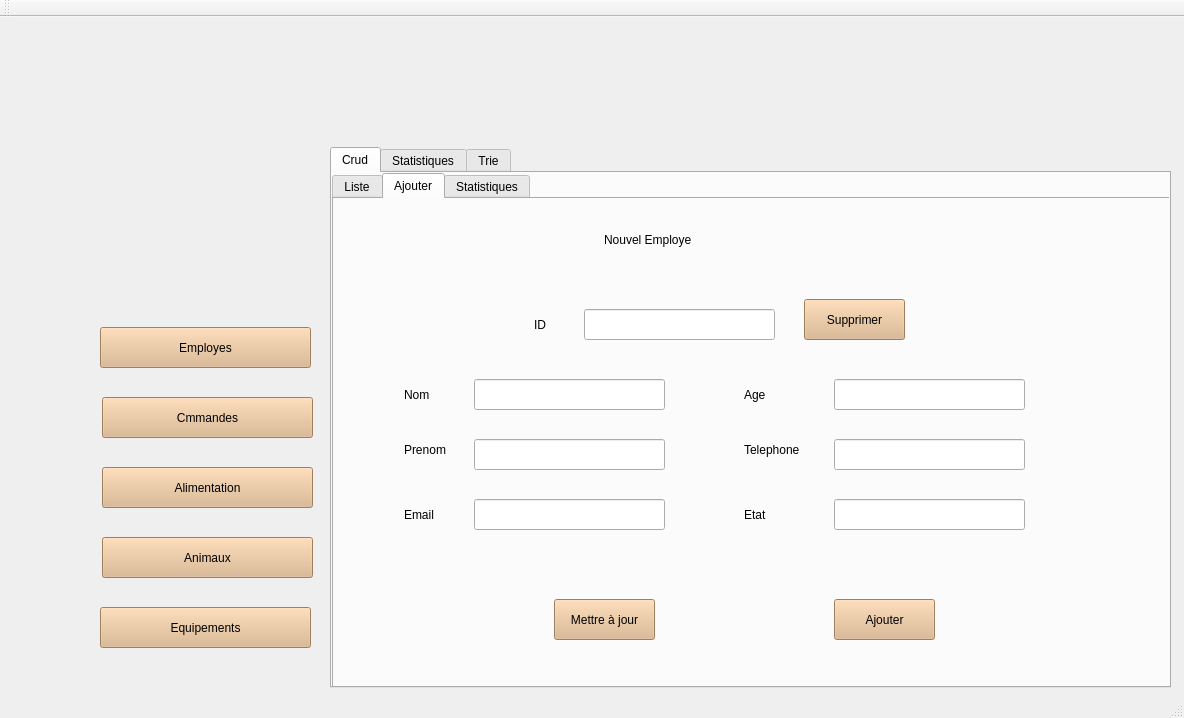
<?xml version="1.0" encoding="UTF-8"?>
<ui version="4.0">
 <class>MainWindow</class>
 <widget class="QMainWindow" name="MainWindow">
  <property name="geometry">
   <rect>
    <x>0</x>
    <y>0</y>
    <width>1184</width>
    <height>718</height>
   </rect>
  </property>
  <property name="windowTitle">
   <string>Gestion des Clients</string>
  </property>
  <widget class="QWidget" name="centralWidget">
   <widget class="QLabel" name="employes">
    <property name="geometry">
     <rect>
      <x>-40</x>
      <y>0</y>
      <width>1341</width>
      <height>741</height>
     </rect>
    </property>
    <property name="styleSheet">
     <string notr="true">image: url(:/new/prefix1/imggg.png);</string>
    </property>
    <property name="text">
     <string/>
    </property>
   </widget>
   <widget class="QPushButton" name="EQUIPEMENTS">
    <property name="geometry">
     <rect>
      <x>100</x>
      <y>590</y>
      <width>211</width>
      <height>41</height>
     </rect>
    </property>
    <property name="styleSheet">
     <string notr="true">color: rgb(0, 0, 0);

font: 18pt &quot;Playbill&quot;;
background-color: rgb(218, 178, 133);</string>
    </property>
    <property name="text">
     <string>Equipements</string>
    </property>
   </widget>
   <widget class="QPushButton" name="EMPLOYES">
    <property name="geometry">
     <rect>
      <x>100</x>
      <y>310</y>
      <width>211</width>
      <height>41</height>
     </rect>
    </property>
    <property name="styleSheet">
     <string notr="true">color: rgb(0, 0, 0);

font: 18pt &quot;Playbill&quot;;
background-color: rgb(218, 178, 133);</string>
    </property>
    <property name="text">
     <string>Employes</string>
    </property>
   </widget>
   <widget class="QPushButton" name="COMMANDES">
    <property name="geometry">
     <rect>
      <x>102</x>
      <y>380</y>
      <width>211</width>
      <height>41</height>
     </rect>
    </property>
    <property name="styleSheet">
     <string notr="true">color: rgb(0, 0, 0);

font: 18pt &quot;Playbill&quot;;
background-color: rgb(218, 178, 133);</string>
    </property>
    <property name="text">
     <string>Cmmandes</string>
    </property>
   </widget>
   <widget class="QPushButton" name="ALIMENTATION">
    <property name="geometry">
     <rect>
      <x>102</x>
      <y>450</y>
      <width>211</width>
      <height>41</height>
     </rect>
    </property>
    <property name="styleSheet">
     <string notr="true">color: rgb(0, 0, 0);

font: 18pt &quot;Playbill&quot;;
background-color: rgb(218, 178, 133);</string>
    </property>
    <property name="text">
     <string>Alimentation</string>
    </property>
   </widget>
   <widget class="QPushButton" name="ANIMAUX">
    <property name="geometry">
     <rect>
      <x>102</x>
      <y>520</y>
      <width>211</width>
      <height>41</height>
     </rect>
    </property>
    <property name="styleSheet">
     <string notr="true">color: rgb(0, 0, 0);

font: 18pt &quot;Playbill&quot;;
background-color: rgb(218, 178, 133);</string>
    </property>
    <property name="text">
     <string>Animaux</string>
    </property>
   </widget>
   <widget class="QTabWidget" name="metiers">
    <property name="geometry">
     <rect>
      <x>330</x>
      <y>130</y>
      <width>841</width>
      <height>541</height>
     </rect>
    </property>
    <property name="currentIndex">
     <number>0</number>
    </property>
    <widget class="QWidget" name="CRUD">
     <attribute name="title">
      <string>Crud</string>
     </attribute>
     <widget class="QTabWidget" name="crud">
      <property name="geometry">
       <rect>
        <x>0</x>
        <y>0</y>
        <width>841</width>
        <height>521</height>
       </rect>
      </property>
      <property name="toolTip">
       <string>kj l </string>
      </property>
      <property name="tabShape">
       <enum>QTabWidget::Rounded</enum>
      </property>
      <property name="currentIndex">
       <number>1</number>
      </property>
      <property name="iconSize">
       <size>
        <width>45</width>
        <height>45</height>
       </size>
      </property>
      <property name="elideMode">
       <enum>Qt::ElideMiddle</enum>
      </property>
      <property name="usesScrollButtons">
       <bool>true</bool>
      </property>
      <property name="documentMode">
       <bool>false</bool>
      </property>
      <widget class="QWidget" name="liste">
       <attribute name="title">
        <string>Liste</string>
       </attribute>
       <widget class="QLabel" name="label">
        <property name="geometry">
         <rect>
          <x>340</x>
          <y>0</y>
          <width>161</width>
          <height>51</height>
         </rect>
        </property>
        <property name="styleSheet">
         <string notr="true">color: rgb(0, 0, 0);

font: 24pt &quot;Playbill&quot;;
</string>
        </property>
        <property name="text">
         <string>Employes</string>
        </property>
       </widget>
       <widget class="QLabel" name="back1_4">
        <property name="geometry">
         <rect>
          <x>-280</x>
          <y>-340</y>
          <width>1381</width>
          <height>1171</height>
         </rect>
        </property>
        <property name="styleSheet">
         <string notr="true">image: url(:/new/prefix1/imgeee.png);</string>
        </property>
        <property name="text">
         <string/>
        </property>
       </widget>
       <widget class="QLineEdit" name="CHERCHER">
        <property name="geometry">
         <rect>
          <x>30</x>
          <y>280</y>
          <width>211</width>
          <height>51</height>
         </rect>
        </property>
       </widget>
       <widget class="QPushButton" name="chercher">
        <property name="geometry">
         <rect>
          <x>270</x>
          <y>290</y>
          <width>101</width>
          <height>41</height>
         </rect>
        </property>
        <property name="styleSheet">
         <string notr="true">color: rgb(0, 0, 0);

font: 15pt &quot;Playbill&quot;;
background-color: rgb(218, 178, 133);</string>
        </property>
        <property name="text">
         <string>Chercher</string>
        </property>
       </widget>
       <widget class="QLabel" name="CHER">
        <property name="geometry">
         <rect>
          <x>180</x>
          <y>290</y>
          <width>71</width>
          <height>31</height>
         </rect>
        </property>
        <property name="styleSheet">
         <string notr="true">image: url(:/new/prefix2/img.png);</string>
        </property>
        <property name="text">
         <string/>
        </property>
       </widget>
       <widget class="QTableView" name="aff3">
        <property name="geometry">
         <rect>
          <x>0</x>
          <y>380</y>
          <width>831</width>
          <height>91</height>
         </rect>
        </property>
        <property name="styleSheet">
         <string notr="true"/>
        </property>
       </widget>
       <widget class="QTableView" name="aff">
        <property name="geometry">
         <rect>
          <x>10</x>
          <y>60</y>
          <width>811</width>
          <height>201</height>
         </rect>
        </property>
       </widget>
       <widget class="QPushButton" name="TRIER">
        <property name="geometry">
         <rect>
          <x>520</x>
          <y>290</y>
          <width>101</width>
          <height>41</height>
         </rect>
        </property>
        <property name="styleSheet">
         <string notr="true">color: rgb(0, 0, 0);

font: 15pt &quot;Playbill&quot;;
background-color: rgb(218, 178, 133);</string>
        </property>
        <property name="text">
         <string>Trier</string>
        </property>
       </widget>
       <zorder>back1_4</zorder>
       <zorder>label</zorder>
       <zorder>CHERCHER</zorder>
       <zorder>chercher</zorder>
       <zorder>CHER</zorder>
       <zorder>aff3</zorder>
       <zorder>aff</zorder>
       <zorder>TRIER</zorder>
      </widget>
      <widget class="QWidget" name="ajouter">
       <attribute name="title">
        <string>Ajouter</string>
       </attribute>
       <widget class="QLabel" name="ajt_emp">
        <property name="geometry">
         <rect>
          <x>270</x>
          <y>10</y>
          <width>211</width>
          <height>61</height>
         </rect>
        </property>
        <property name="styleSheet">
         <string notr="true">color: rgb(0, 0, 0);

font: 23pt &quot;Playbill&quot;;

</string>
        </property>
        <property name="text">
         <string>Nouvel Employe</string>
        </property>
       </widget>
       <widget class="QLabel" name="ID">
        <property name="geometry">
         <rect>
          <x>200</x>
          <y>110</y>
          <width>101</width>
          <height>31</height>
         </rect>
        </property>
        <property name="styleSheet">
         <string notr="true">color: rgb(0, 0, 0);

font: 19pt &quot;Playbill&quot;;
</string>
        </property>
        <property name="text">
         <string>ID</string>
        </property>
       </widget>
       <widget class="QLineEdit" name="PRENOM1">
        <property name="geometry">
         <rect>
          <x>140</x>
          <y>240</y>
          <width>191</width>
          <height>31</height>
         </rect>
        </property>
       </widget>
       <widget class="QLineEdit" name="TEL1">
        <property name="geometry">
         <rect>
          <x>500</x>
          <y>240</y>
          <width>191</width>
          <height>31</height>
         </rect>
        </property>
       </widget>
       <widget class="QLineEdit" name="AGE">
        <property name="geometry">
         <rect>
          <x>500</x>
          <y>180</y>
          <width>191</width>
          <height>31</height>
         </rect>
        </property>
       </widget>
       <widget class="QLabel" name="etat">
        <property name="geometry">
         <rect>
          <x>410</x>
          <y>300</y>
          <width>81</width>
          <height>31</height>
         </rect>
        </property>
        <property name="styleSheet">
         <string notr="true">color: rgb(0, 0, 0);

font: 21pt &quot;Playbill&quot;;

</string>
        </property>
        <property name="text">
         <string>Etat</string>
        </property>
       </widget>
       <widget class="QLineEdit" name="ETAT1">
        <property name="geometry">
         <rect>
          <x>500</x>
          <y>300</y>
          <width>191</width>
          <height>31</height>
         </rect>
        </property>
       </widget>
       <widget class="QLabel" name="email">
        <property name="geometry">
         <rect>
          <x>70</x>
          <y>300</y>
          <width>71</width>
          <height>31</height>
         </rect>
        </property>
        <property name="styleSheet">
         <string notr="true">color: rgb(0, 0, 0);

font: 19pt &quot;Playbill&quot;;
</string>
        </property>
        <property name="text">
         <string>Email</string>
        </property>
       </widget>
       <widget class="QLabel" name="prenom">
        <property name="geometry">
         <rect>
          <x>70</x>
          <y>230</y>
          <width>71</width>
          <height>41</height>
         </rect>
        </property>
        <property name="styleSheet">
         <string notr="true">color: rgb(0, 0, 0);

font: 19pt &quot;Playbill&quot;;
</string>
        </property>
        <property name="text">
         <string>Prenom</string>
        </property>
       </widget>
       <widget class="QPushButton" name="AJOUTER1">
        <property name="geometry">
         <rect>
          <x>500</x>
          <y>400</y>
          <width>101</width>
          <height>41</height>
         </rect>
        </property>
        <property name="styleSheet">
         <string notr="true">color: rgb(0, 0, 0);

font: 15pt &quot;Playbill&quot;;
background-color: rgb(218, 178, 133);</string>
        </property>
        <property name="text">
         <string>Ajouter</string>
        </property>
       </widget>
       <widget class="QLabel" name="tel">
        <property name="geometry">
         <rect>
          <x>410</x>
          <y>230</y>
          <width>111</width>
          <height>41</height>
         </rect>
        </property>
        <property name="styleSheet">
         <string notr="true">color: rgb(0, 0, 0);

font: 19pt &quot;Playbill&quot;;
</string>
        </property>
        <property name="text">
         <string>Telephone</string>
        </property>
       </widget>
       <widget class="QLineEdit" name="EMAIL1">
        <property name="geometry">
         <rect>
          <x>140</x>
          <y>300</y>
          <width>191</width>
          <height>31</height>
         </rect>
        </property>
       </widget>
       <widget class="QLabel" name="age">
        <property name="geometry">
         <rect>
          <x>410</x>
          <y>170</y>
          <width>91</width>
          <height>51</height>
         </rect>
        </property>
        <property name="styleSheet">
         <string notr="true">color: rgb(0, 0, 0);

font: 19pt &quot;Playbill&quot;;
</string>
        </property>
        <property name="text">
         <string>Age</string>
        </property>
       </widget>
       <widget class="QLabel" name="Nom">
        <property name="geometry">
         <rect>
          <x>70</x>
          <y>180</y>
          <width>81</width>
          <height>31</height>
         </rect>
        </property>
        <property name="styleSheet">
         <string notr="true">color: rgb(0, 0, 0);

font:19pt &quot;Playbill&quot;;
</string>
        </property>
        <property name="text">
         <string>Nom</string>
        </property>
       </widget>
       <widget class="QLineEdit" name="NOM1">
        <property name="geometry">
         <rect>
          <x>140</x>
          <y>180</y>
          <width>191</width>
          <height>31</height>
         </rect>
        </property>
       </widget>
       <widget class="QLineEdit" name="ID1">
        <property name="geometry">
         <rect>
          <x>250</x>
          <y>110</y>
          <width>191</width>
          <height>31</height>
         </rect>
        </property>
        <property name="maxLength">
         <number>6</number>
        </property>
       </widget>
       <widget class="QLabel" name="back1_2">
        <property name="geometry">
         <rect>
          <x>-270</x>
          <y>-370</y>
          <width>1381</width>
          <height>1171</height>
         </rect>
        </property>
        <property name="styleSheet">
         <string notr="true">image: url(:/new/prefix1/imgeee.png);</string>
        </property>
        <property name="text">
         <string/>
        </property>
       </widget>
       <widget class="QPushButton" name="miseajour">
        <property name="geometry">
         <rect>
          <x>220</x>
          <y>400</y>
          <width>101</width>
          <height>41</height>
         </rect>
        </property>
        <property name="styleSheet">
         <string notr="true">color: rgb(0, 0, 0);

font: 15pt &quot;Playbill&quot;;
background-color: rgb(218, 178, 133);</string>
        </property>
        <property name="text">
         <string>Mettre à jour</string>
        </property>
       </widget>
       <widget class="QPushButton" name="SUPPRIMER1">
        <property name="geometry">
         <rect>
          <x>470</x>
          <y>100</y>
          <width>101</width>
          <height>41</height>
         </rect>
        </property>
        <property name="styleSheet">
         <string notr="true">color: rgb(0, 0, 0);

font: 15pt &quot;Playbill&quot;;
background-color: rgb(218, 178, 133);</string>
        </property>
        <property name="text">
         <string>Supprimer</string>
        </property>
       </widget>
       <zorder>back1_2</zorder>
       <zorder>ajt_emp</zorder>
       <zorder>TEL1</zorder>
       <zorder>AGE</zorder>
       <zorder>etat</zorder>
       <zorder>ETAT1</zorder>
       <zorder>AJOUTER1</zorder>
       <zorder>tel</zorder>
       <zorder>age</zorder>
       <zorder>ID</zorder>
       <zorder>ID1</zorder>
       <zorder>NOM1</zorder>
       <zorder>Nom</zorder>
       <zorder>prenom</zorder>
       <zorder>email</zorder>
       <zorder>EMAIL1</zorder>
       <zorder>PRENOM1</zorder>
       <zorder>miseajour</zorder>
       <zorder>SUPPRIMER1</zorder>
      </widget>
      <widget class="QWidget" name="STATISTIQUE">
       <attribute name="title">
        <string>Statistiques</string>
       </attribute>
       <widget class="QLabel" name="back1">
        <property name="geometry">
         <rect>
          <x>-280</x>
          <y>-370</y>
          <width>1381</width>
          <height>1171</height>
         </rect>
        </property>
        <property name="styleSheet">
         <string notr="true">image: url(:/new/prefix1/imgeee.png);</string>
        </property>
        <property name="text">
         <string/>
        </property>
       </widget>
       <widget class="QLabel" name="label_2">
        <property name="geometry">
         <rect>
          <x>210</x>
          <y>20</y>
          <width>351</width>
          <height>121</height>
         </rect>
        </property>
        <property name="styleSheet">
         <string notr="true">color: rgb(0, 0, 0);

font: 23pt &quot;Playbill&quot;;

</string>
        </property>
        <property name="text">
         <string>Statistiques d'âge des employes</string>
        </property>
       </widget>
       <widget class="QListWidget" name="listWidget">
        <property name="geometry">
         <rect>
          <x>130</x>
          <y>140</y>
          <width>501</width>
          <height>301</height>
         </rect>
        </property>
        <property name="styleSheet">
         <string notr="true">background-color: rgb(218, 178, 133);</string>
        </property>
       </widget>
       <widget class="QLabel" name="STAT">
        <property name="geometry">
         <rect>
          <x>180</x>
          <y>170</y>
          <width>491</width>
          <height>221</height>
         </rect>
        </property>
        <property name="styleSheet">
         <string notr="true">color: rgb(0, 0, 0);

font: 19pt &quot;Playbill&quot;;
</string>
        </property>
        <property name="text">
         <string/>
        </property>
       </widget>
      </widget>
     </widget>
    </widget>
    <widget class="QWidget" name="statistique">
     <attribute name="title">
      <string>Statistiques</string>
     </attribute>
     <widget class="QLabel" name="back1_5">
      <property name="geometry">
       <rect>
        <x>-460</x>
        <y>-450</y>
        <width>1751</width>
        <height>1371</height>
       </rect>
      </property>
      <property name="styleSheet">
       <string notr="true">image: url(:/new/prefix1/imgeee.png);</string>
      </property>
      <property name="text">
       <string/>
      </property>
     </widget>
    </widget>
    <widget class="QWidget" name="trier">
     <attribute name="title">
      <string>Trie</string>
     </attribute>
     <widget class="QLabel" name="back1_6">
      <property name="geometry">
       <rect>
        <x>170</x>
        <y>190</y>
        <width>1751</width>
        <height>1371</height>
       </rect>
      </property>
      <property name="styleSheet">
       <string notr="true">image: url(:/new/prefix1/imgeee.png);</string>
      </property>
      <property name="text">
       <string/>
      </property>
     </widget>
     <widget class="QLabel" name="back1_7">
      <property name="geometry">
       <rect>
        <x>-570</x>
        <y>-390</y>
        <width>1971</width>
        <height>1271</height>
       </rect>
      </property>
      <property name="styleSheet">
       <string notr="true">image: url(:/new/prefix1/imgeee.png);</string>
      </property>
      <property name="text">
       <string/>
      </property>
     </widget>
    </widget>
   </widget>
   <zorder>employes</zorder>
   <zorder>metiers</zorder>
   <zorder>EQUIPEMENTS</zorder>
   <zorder>EMPLOYES</zorder>
   <zorder>COMMANDES</zorder>
   <zorder>ALIMENTATION</zorder>
   <zorder>ANIMAUX</zorder>
  </widget>
  <widget class="QToolBar" name="mainToolBar">
   <attribute name="toolBarArea">
    <enum>TopToolBarArea</enum>
   </attribute>
   <attribute name="toolBarBreak">
    <bool>false</bool>
   </attribute>
  </widget>
  <widget class="QStatusBar" name="statusBar"/>
 </widget>
 <layoutdefault spacing="6" margin="11"/>
 <resources/>
 <connections/>
</ui>
